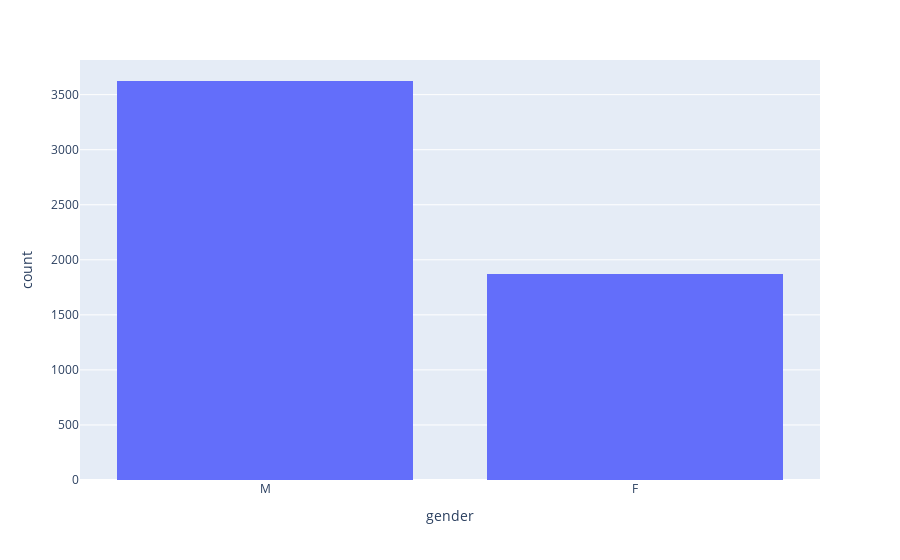

Notebook code cell kept with this figure:
### Code cell
fig = px.histogram(D_Legislator, x='gender')
fig.show()

### Figure 1 — Plotly figure (JSON) as saved in the notebook; plotly's stock layout.template omitted (floating-point values rounded to 4 significant figures; data arrays with more than 128 entries replaced by an {"elided": "..."} marker saying what was removed)
{"data": [{"alignmentgroup": "True", "bingroup": "x", "hovertemplate": "gender=%{x}<br>count=%{y}<extra></extra>", "legendgroup": "", "marker": {"color": "#636efa", "pattern": {"shape": ""}}, "name": "", "offsetgroup": "", "orientation": "v", "showlegend": false, "type": "histogram", "x": {"elided": "5704 str values"}, "xaxis": "x", "yaxis": "y"}], "layout": {"autosize": true, "barmode": "relative", "legend": {"tracegroupgap": 0}, "margin": {"t": 60}, "xaxis": {"anchor": "y", "autorange": true, "domain": [0, 1], "range": [-0.5, 1.5], "title": {"text": "gender"}, "type": "category"}, "yaxis": {"anchor": "x", "autorange": true, "domain": [0, 1], "range": [0, 3815.0], "title": {"text": "count"}}}}
